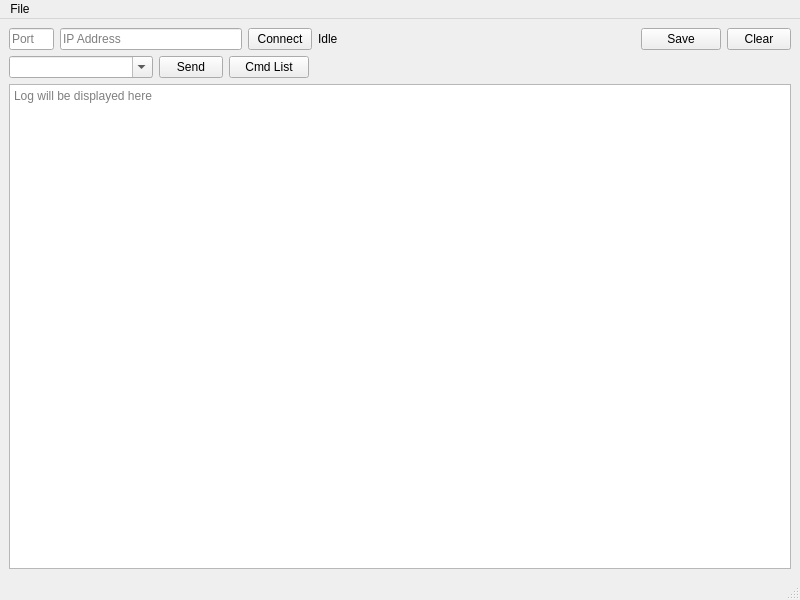
<?xml version="1.0" encoding="UTF-8"?>
<ui version="4.0">
 <class>MainWindow</class>
 <widget class="QMainWindow" name="MainWindow">
  <property name="geometry">
   <rect>
    <x>0</x>
    <y>0</y>
    <width>800</width>
    <height>600</height>
   </rect>
  </property>
  <property name="windowTitle">
   <string>MainWindow</string>
  </property>
  <widget class="QWidget" name="centralwidget">
   <layout class="QVBoxLayout" name="verticalLayout">
    <item>
     <layout class="QHBoxLayout" name="horizontalLayout" stretch="1,4,2,2,5,0,2">
      <item>
       <widget class="QLineEdit" name="lineEditPort">
        <property name="placeholderText">
         <string>Port</string>
        </property>
       </widget>
      </item>
      <item>
       <widget class="QLineEdit" name="lineEditIPAddressInput">
        <property name="placeholderText">
         <string>IP Address</string>
        </property>
       </widget>
      </item>
      <item>
       <widget class="QPushButton" name="pushButtonConnect">
        <property name="maximumSize">
         <size>
          <width>64</width>
          <height>16777215</height>
         </size>
        </property>
        <property name="text">
         <string>Connect</string>
        </property>
       </widget>
      </item>
      <item>
       <widget class="QLabel" name="labelNetworkStatus">
        <property name="text">
         <string>Idle</string>
        </property>
       </widget>
      </item>
      <item>
       <spacer name="horizontalSpacer">
        <property name="orientation">
         <enum>Qt::Orientation::Horizontal</enum>
        </property>
        <property name="sizeHint" stdset="0">
         <size>
          <width>34</width>
          <height>21</height>
         </size>
        </property>
       </spacer>
      </item>
      <item>
       <widget class="QPushButton" name="pushButtonSave">
        <property name="text">
         <string>Save</string>
        </property>
       </widget>
      </item>
      <item>
       <widget class="QPushButton" name="pushButton_Clear">
        <property name="maximumSize">
         <size>
          <width>64</width>
          <height>16777215</height>
         </size>
        </property>
        <property name="text">
         <string>Clear</string>
        </property>
       </widget>
      </item>
     </layout>
    </item>
    <item>
     <layout class="QHBoxLayout" name="horizontalLayout_2">
      <item>
       <widget class="QComboBox" name="comboBox">
        <property name="editable">
         <bool>true</bool>
        </property>
        <property name="placeholderText">
         <string>Send command here</string>
        </property>
       </widget>
      </item>
      <item>
       <widget class="QPushButton" name="pushButtonSend">
        <property name="maximumSize">
         <size>
          <width>64</width>
          <height>16777215</height>
         </size>
        </property>
        <property name="text">
         <string>Send</string>
        </property>
       </widget>
      </item>
      <item>
       <widget class="QPushButton" name="pushButton_CmdList">
        <property name="text">
         <string>Cmd List</string>
        </property>
       </widget>
      </item>
      <item>
       <spacer name="horizontalSpacer_2">
        <property name="orientation">
         <enum>Qt::Orientation::Horizontal</enum>
        </property>
        <property name="sizeHint" stdset="0">
         <size>
          <width>40</width>
          <height>20</height>
         </size>
        </property>
       </spacer>
      </item>
     </layout>
    </item>
    <item>
     <widget class="QTextEdit" name="textEdit">
      <property name="readOnly">
       <bool>true</bool>
      </property>
      <property name="placeholderText">
       <string>Log will be displayed here</string>
      </property>
     </widget>
    </item>
   </layout>
  </widget>
  <widget class="QMenuBar" name="menubar">
   <property name="geometry">
    <rect>
     <x>0</x>
     <y>0</y>
     <width>800</width>
     <height>22</height>
    </rect>
   </property>
   <widget class="QMenu" name="menuFile">
    <property name="title">
     <string>File</string>
    </property>
    <addaction name="actionExit"/>
   </widget>
   <addaction name="menuFile"/>
  </widget>
  <widget class="QStatusBar" name="statusbar"/>
  <action name="actionExit">
   <property name="text">
    <string>Exit</string>
   </property>
  </action>
 </widget>
 <resources/>
 <connections/>
</ui>
